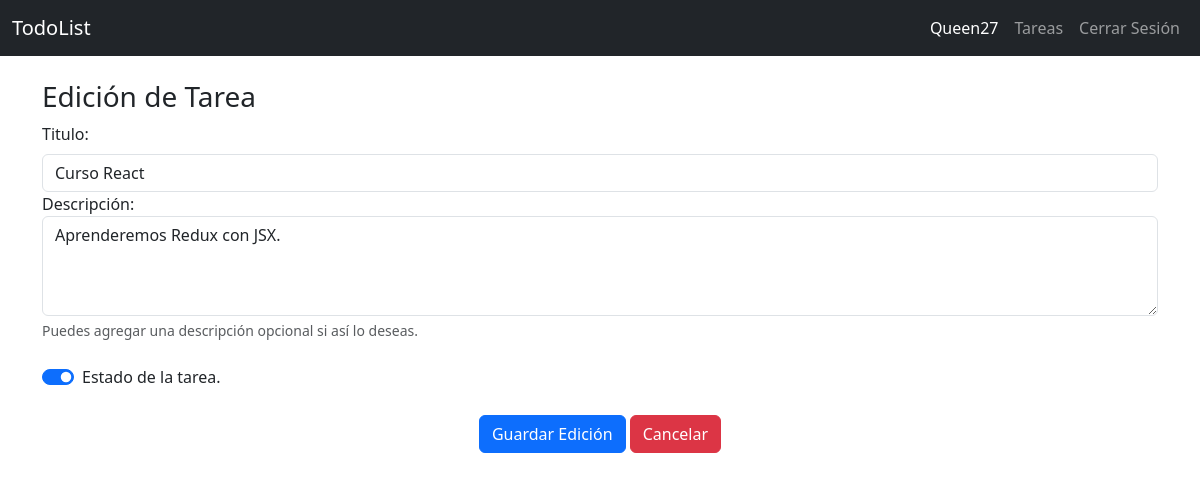
The page /todo/edit/4 (signed in) on the database as committed earlier.
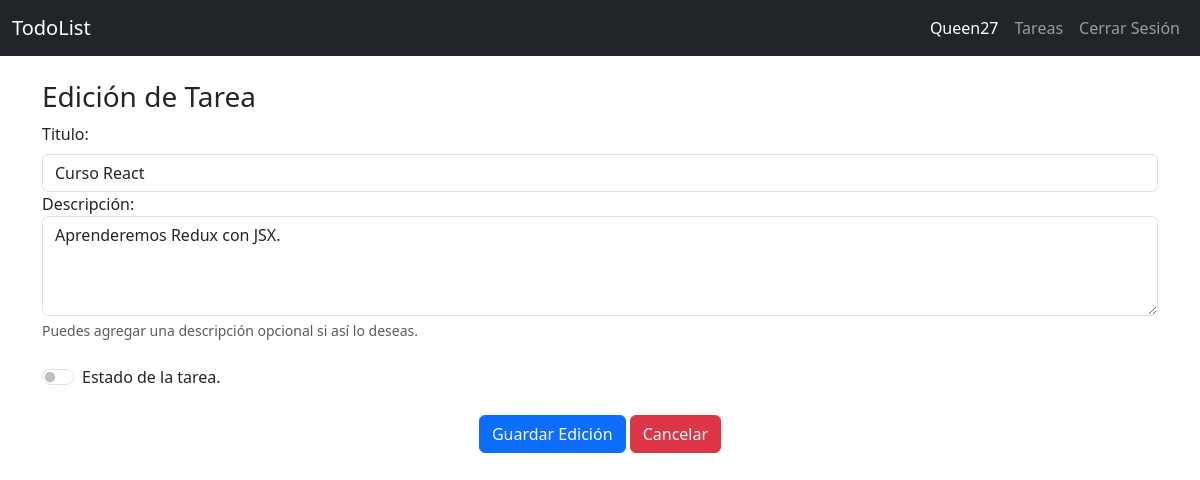
The same page on the database as committed later.
### todor/models.py (models this page shows, shortened)
class Todo(db.Model):
    id = db.Column(db.Integer, primary_key=True)
    created_by = db.Column(db.Integer, db.ForeignKey('user.id'), nullable=False)
    title = db.Column(db.String(100), nullable=False)
    desc = db.Column(db.Text)
    state = db.Column(db.Boolean, default=False)

### todor/todo.py (the view)
@bp.route('/edit/<int:id>', methods=['GET', 'POST'])
@login_required  # * AGREGAMOS EL DECORADOR PARA QUE REQUIERA INICIAR SESION EN ESTA PANTALLA
def edit(id):
    todo = get_todo(id)
    if request.method == 'POST':
        todo.title = request.form['titulo_tarea_nueva']
        todo.desc = request.form['descripcion_tarea']
        todo.state = True if request.form.get('state') == 'on' else False
        db.session.commit()
        return redirect(url_for('todo.index'))
    else:
        return render_template('todo/update.html', todo=todo)

### todor/auth.py (called while the page is built)
@bp.before_app_request  # ! REGISTRAMOS ESTA FUNCION Y QUE SE EJECUTE EN CADA PETICION !
def load_logged_in_user():
    user_id = session.get('user_id')
    if user_id != None:
        g.user = User.query.get_or_404(user_id)
    else:
        g.user = None

def login_required(view):
    @functools.wraps(view) # * ANIDAMOS UNA FUNCION A ESTE DECORADOR
    def wrapped_view(**kwargs):# * RECIBE PARAMETROS INDEFINIDOS COMO EL NOMBRE
        if g.user != None:
            return view(**kwargs)
        else:
           return redirect(url_for('auth.login'))
    return wrapped_view

### todor/todo.py (called while the page is built)
def get_todo(id):
    todo = Todo.query.get_or_404(id)
    return todo

### todor/templates/todo/update.html
{% extends 'base.html' %}
{% block content %}
<section class="container-sm">
    <br>
    <h3>{% block title %}Edición de Tarea{% endblock %}</h3>
    <form action="" method="post">
        <div class="form-group">
            <label for="titulo_tarea_nueva" class="form-label">Titulo: </label>
            <input type="text" class="form-control" id="titulo_tarea_nueva" name="titulo_tarea_nueva" required
                minlength="4" maxlength="40" value="{{ todo.title }}">
        </div>
        <div class="form-group">
            <label for="descripcion_tarea">Descripción: </label>
            <textarea class="form-control" placeholder="Descripción" id="descripcion_tarea" name="descripcion_tarea"
                style="height: 100px">{{ todo.desc }}</textarea>
            <div class="form-text">Puedes agregar una descripción opcional si así lo deseas.</div>
        </div>
        <br>
        <div class="form-check form-switch">
            <label class="form-check-label" for="state">Estado de la tarea.</label>
            <input class="form-check-input" type="checkbox" id="state" name="state" {% if todo.state == True %} checked {% endif %}>
        </div>
        <br>
        <div class="text-center">
            <input type="submit" class="btn btn-primary" value="Guardar Edición"></input>
            <a href="{{ url_for('todo.index') }}" class="btn btn-danger">Cancelar</a>
        </div>
    </form>
</section>
{% endblock %}

Rows that differ between the two databases and show on the page:
changed Todo "Curso React": state "☑" → "☐"
